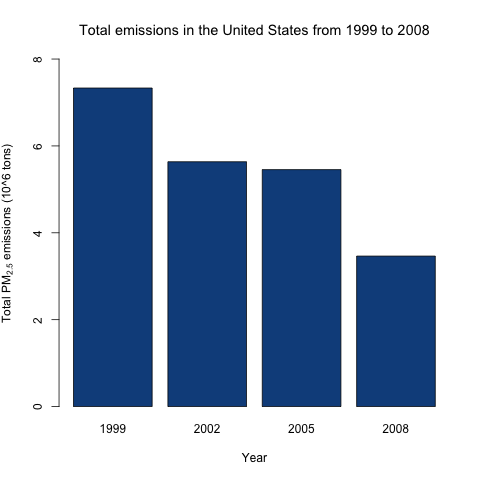

This figure's R source:
# Exploratory Data Analysis
# Peer Assignment 2
# Oct-2015
# plot1.R

source("LoadData.R")

# Question 1 
# Have total emissions from PM2.5 decreased in the United States from 1999 to 2008? 
# Using the base plotting system, make a plot showing the total PM2.5 emission from all sources 
# for each of the years 1999, 2002, 2005, and 2008.
# Prepare dataframe
dfAggregate = ddply(dfNEI, c("year"), summarize, totalEmissions = sum(Emissions))
# Plot
png("plot1.png",width=480,height=480,units="px",bg="transparent")
barplot((dfAggregate$totalEmissions)/10^6, 
        names.arg=dfAggregate$year,
        main = "Total emissions in the United States from 1999 to 2008", 
        xlab = "Year", 
        ylab = expression('Total PM'[2.5]*" emissions (10^6 tons)"),
        ylim=c(0,8),
        col="dodgerblue4")
dev.off()
